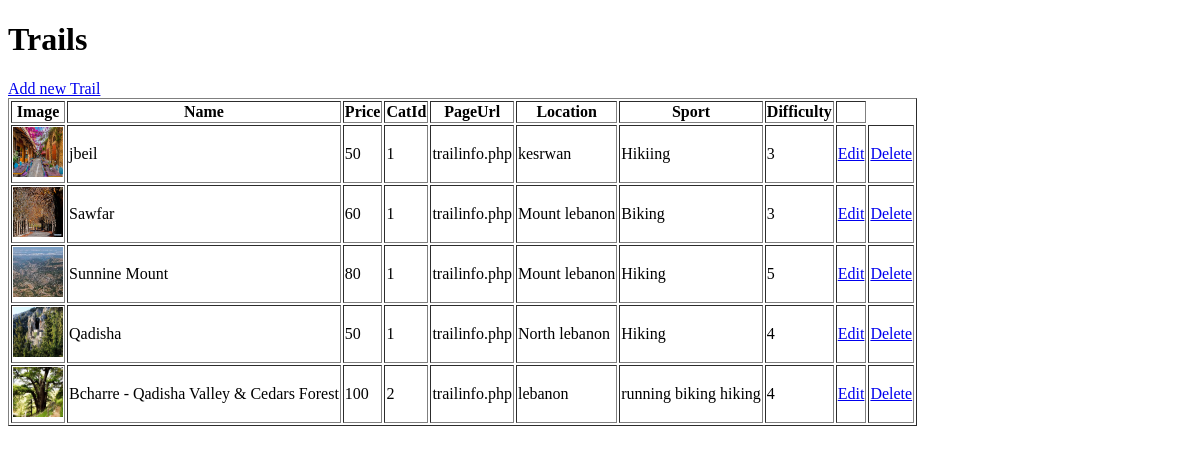
/Admin/Trail/ListTrail.php, run on the app's committed database.
### tables this page shows
CREATE TABLE `trail` (
  `ID` int(11) NOT NULL,
  `Name` varchar(50) NOT NULL,
  `Price` float NOT NULL,
  `CatId` int(11) NOT NULL,
  `Image` varchar(500) NOT NULL,
  `PageUrl` varchar(50) NOT NULL,
  `Location` varchar(50) NOT NULL,
  `Sport` varchar(50) NOT NULL,
  `Difficulty` int(11) NOT NULL,
  `Discription` text NOT NULL
);

### Admin/Trail/ListTrail.php (the view, shortened to what this page needs)
<!DOCTYPE html>
<html lang="en">
<head>
<link rel="stylesheet" href="navbar.css">
</head>
<body>
    <h1>Trails</h1>
    <a href="AddTrail.php">Add new Trail</a>
    <?php
    require_once("Config.php");
    $query = "SELECT T.ID, T.Name, T.Price, T.CatId, T.Image,T.PageUrl,T.Location,T.Sport,T.Difficulty
     FROM trail T
     ";
    $result = mysqli_query($con, $query);
    echo "<table border='1' >";
    echo "<tr>  <th>Image</th>
                <th> Name </th>
                <th> Price </th>
                <th> CatId </th>
                <th> PageUrl </th>
                <th> Location </th>
                <th> Sport </th>
                <th> Difficulty </th>
                <th>  </th>
				 </tr>";
    while( $row = mysqli_fetch_array($result) ) {
            echo "<tr>";
            $img = $row["Image"];
            echo "<td><img src='..\\Uploads\\$img' height='50px' width='50px'/> </td>";
            echo "<td>".$row["Name"]."</td>";
            echo "<td>".$row["Price"]."</td>";
            echo "<td>".$row["CatId"]."</td>";
            echo "<td>".$row["PageUrl"]."</td>";
            echo "<td>".$row["Location"]."</td>";
            echo "<td>".$row["Sport"]."</td>";
            echo "<td>".$row["Difficulty"]."</td>";
            echo "<td><a href='EditTrail.php?Id=".$row["ID"]."'>Edit</td>";
            $id = $row["ID"];
            $id = base64_encode($id);
            echo "<td><a href='DeleteTrail.php?x=$id'
                     onclick='return confirm(\"Are you sure?\")'>Delete</td>";
            echo "</tr>";
    }
    echo "</table>";
    ?>
</body>
</html>

### data on the page
trail: Image (picture), Name "jbeil", Price "50", CatId "1", PageUrl "trailinfo.php", Location "kesrwan", Sport "Hikiing", Difficulty "3"
trail: Image (picture), Name "Sawfar", Price "60", CatId "1", PageUrl "trailinfo.php", Location "Mount lebanon", Sport "Biking", Difficulty "3"
trail: Image (picture), Name "Sunnine Mount", Price "80", CatId "1", PageUrl "trailinfo.php", Location "Mount lebanon", Sport "Hiking", Difficulty "5"
trail: Image (picture), Name "Qadisha", Price "50", CatId "1", PageUrl "trailinfo.php", Location "North lebanon", Sport "Hiking", Difficulty "4"
trail: Image (picture), Name "Bcharre - Qadisha Valley & Cedars Forest", Price "100", CatId "2", PageUrl "trailinfo.php", Location "lebanon", Sport "running biking hiking", Difficulty "4"
